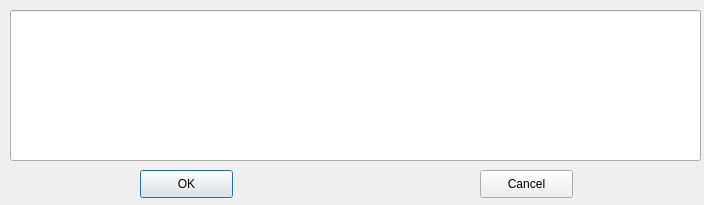
<?xml version="1.0" encoding="UTF-8"?>
<ui version="4.0">
 <class>Dialog</class>
 <widget class="QDialog" name="Dialog">
  <property name="geometry">
   <rect>
    <x>0</x>
    <y>0</y>
    <width>704</width>
    <height>205</height>
   </rect>
  </property>
  <property name="windowTitle">
   <string>Dialog</string>
  </property>
  <widget class="QPushButton" name="okButton">
   <property name="geometry">
    <rect>
     <x>140</x>
     <y>170</y>
     <width>93</width>
     <height>28</height>
    </rect>
   </property>
   <property name="text">
    <string>OK</string>
   </property>
  </widget>
  <widget class="QPushButton" name="cancelButton">
   <property name="geometry">
    <rect>
     <x>480</x>
     <y>170</y>
     <width>93</width>
     <height>28</height>
    </rect>
   </property>
   <property name="text">
    <string>Cancel</string>
   </property>
  </widget>
  <widget class="QLineEdit" name="lineEdit">
   <property name="geometry">
    <rect>
     <x>10</x>
     <y>10</y>
     <width>691</width>
     <height>151</height>
    </rect>
   </property>
  </widget>
 </widget>
 <resources/>
 <connections>
  <connection>
   <sender>okButton</sender>
   <signal>clicked()</signal>
   <receiver>Dialog</receiver>
   <slot>accept()</slot>
   <hints>
    <hint type="sourcelabel">
     <x>351</x>
     <y>38</y>
    </hint>
    <hint type="destinationlabel">
     <x>233</x>
     <y>29</y>
    </hint>
   </hints>
  </connection>
  <connection>
   <sender>cancelButton</sender>
   <signal>clicked()</signal>
   <receiver>Dialog</receiver>
   <slot>reject()</slot>
   <hints>
    <hint type="sourcelabel">
     <x>330</x>
     <y>66</y>
    </hint>
    <hint type="destinationlabel">
     <x>197</x>
     <y>125</y>
    </hint>
   </hints>
  </connection>
 </connections>
</ui>
